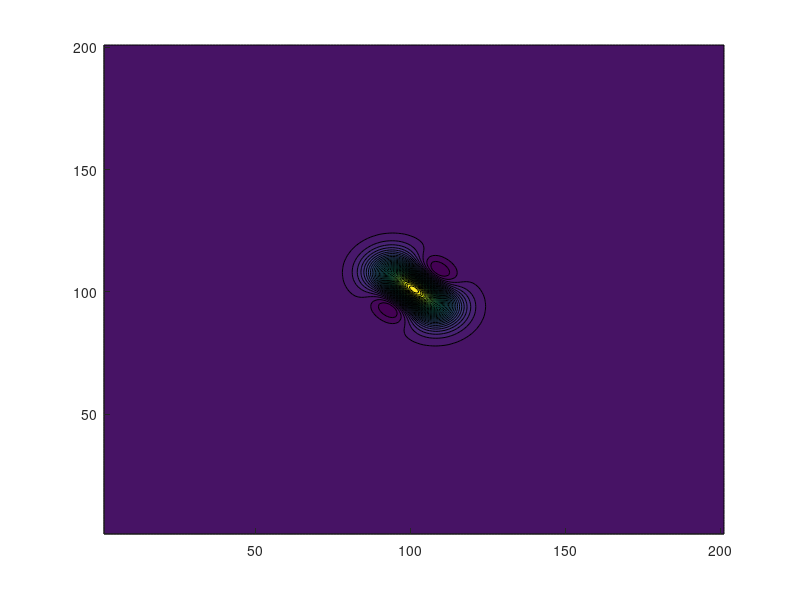

This figure's MATLAB source: (Note: this script raises an error after producing the figure.)
function wigner()

% TO COMPARE TWO PLOTS
%     figure
%     colormap jet;
%     plotWigner([2.0 0]);
    
%     figure
%     colormap jet;
%     plotWigner([2.0 pi]);
    
    for j=1:0.5:10
        %plotWigner([alpha phi])
        
        plotWigner([j*0.5 0]) 
        %plotWigner([3.0 j*pi/5.0])
        drawnow
        
        %w=waitforbuttonpress
        %if w==0 %button click
        %    j=j+1
        %end
    end
end
function f=trRhoD(lambda,param)
    par=param(1);
    phi=param(2);
    %par=3.0;
    %phi=0; %pi/5.0;
    phiPhase=exp(phi*i);
    alpha=par + par*1i;
    beta=-par - par*1i;

    f1=cohIn(alpha,alpha+lambda).*dPhase(lambda,alpha);
    f2=cohIn(beta,alpha+lambda).*dPhase(lambda,alpha)*phiPhase;
    f3=cohIn(alpha,beta+lambda).*dPhase(lambda,beta)*conj(phiPhase);
    f4=cohIn(beta,beta+lambda).*dPhase(lambda,beta);
    
    %mixed state
    %f=f1+f4;
    %superposition state
    f=f1+f2+f3+f4;

end


function out=dPhase(alpha,beta)
    out=exp(1i*imag(alpha*conj(beta)));
end

function out = cohIn(alpha,beta)
    %both versions work fine :)
    out=exp(-0.5*(abs(alpha).^2)-0.5*(abs(beta).^2) + conj(alpha).*(beta));
    %out=exp(-0.5*(abs(alpha-beta).^2) + i*(imag(conj(alpha)*beta)));
end

function plotWigner(param)
    res=20;
    %you have no clue how crucial it is to add a 1
    max=(res*10) + 1;
    xMax=res;

    r_d=linspace(-xMax,xMax,max);
    x=repmat(r_d,max,1);
    y=repmat(r_d',1,max);
    lambda=x+1i*y;

    f=trRhoD(lambda,param);

    w = fftshift(fft2(ifftshift(f)));
    
%     subplot(2,2,1)
    contourf(real(w),40,'EdgeColor','none','LineStyle','none');    
%     title(['real(W=ft[tr($\rho D(\lambda )$)]), $\phi=$' num2str(param(2)) ' $abs(\alpha)=$' num2str(param(1))],'interpreter','latex')
% 
%     subplot(2,2,2)
%     contourf(imag(w),40,'EdgeColor','none','LineStyle','none');
%     title('imag(W=ft[tr($\rho D(\lambda )$)])','interpreter','latex')
% 
% 
% 
%     subplot(2,2,3)
%     surfc(real(lambda),imag(lambda),real(w),'EdgeColor','none','LineStyle','none','FaceLighting','phong');
%     title('real(W)','interpreter','latex')    
% 
%     subplot(2,2,4)
%     surfc(real(lambda),imag(lambda),imag(w),'EdgeColor','none','LineStyle','none','FaceLighting','phong');
%     title('imag(W)','interpreter','latex')    
% 

end
